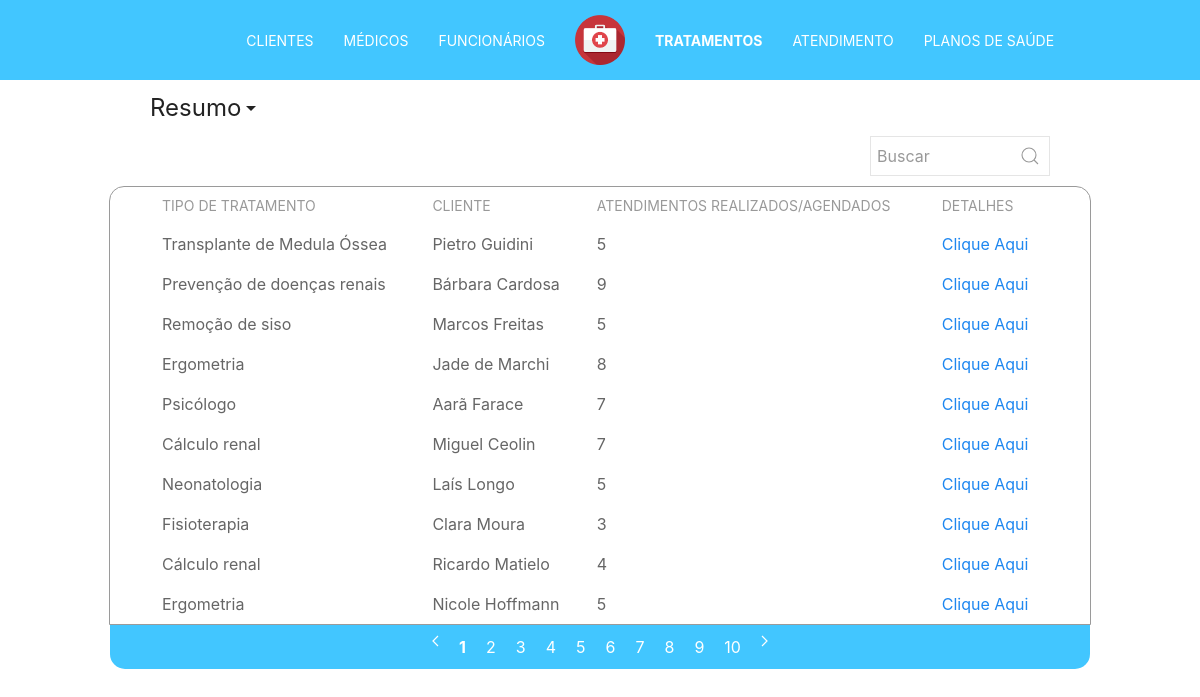
Screenshot of /php/pages/list.php?type=tratamentos with the database file from the repository.
### tables this page shows
CREATE TABLE `tratamento` (
  `tratamento_id` int(11) NOT NULL AUTO_INCREMENT,
  `tipo_de_tratamento_id` int(11) DEFAULT NULL,
  `cpf` bigint(20) DEFAULT NULL,
  PRIMARY KEY (`tratamento_id`),
  KEY `FK_Tratamento_2` (`tipo_de_tratamento_id`),
  KEY `FK_Tratamento_3` (`cpf`)
);

CREATE TABLE `tipo_de_tratamento` (
  `numero_esperados_de_atendimentos` int(11) DEFAULT NULL,
  `eh_cronico` int(11) NOT NULL,
  `tipo_de_tratamento_id` int(11) NOT NULL AUTO_INCREMENT,
  `nome` varchar(30) NOT NULL,
  PRIMARY KEY (`tipo_de_tratamento_id`)
);

CREATE TABLE `pessoa` (
  `CPF` bigint(20) unsigned NOT NULL,
  `nome` varchar(50) DEFAULT NULL,
  `estado_civil` char(13) NOT NULL,
  `sexo` int(11) NOT NULL,
  `data_de_nascimento` date NOT NULL,
  `numero_do_telefone` char(15) NOT NULL,
  `cep` char(9) NOT NULL,
  `estado` char(30) NOT NULL,
  `cidade` varchar(50) NOT NULL,
  `bairro` varchar(50) NOT NULL,
  `logradouro` varchar(53) NOT NULL,
  `complemento` int(11) NOT NULL,
  `numero` int(11) NOT NULL,
  `email` varchar(100) DEFAULT NULL,
  PRIMARY KEY (`CPF`)
);

### php/tables/table.php (called while the page is built)
<?php
  include("table_head.php");
  include("table_body.php");
  include("table_footer.php");
 ?>

### php/config/checktype.php (called while the page is built, shortened)
<?php
  if(isset($_GET['type'])){
        $type=$_GET['type'];
    }
 ?>

### php/config/checkpage.php (called while the page is built, shortened)
<?php
  $page = 1;
?>

### php/config/checksearch.php (called while the page is built, shortened)
<?php
    $search = "";
 ?>

### php/tables/table_body.php (the view, shortened to what this page needs)
    <tbody>
      <?php
      switch ($type) {
        case "tratamentos":
            $sql = 'call lista_de_tratamentos('.$page.',"'.$search.'")';
            foreach ($dbl->query($sql) as $row) {
              $nome = $row['cliente_nome'];
              $quant = $row['quant_de_atendimentos'];
              $tipo_atendimento = $row['tipo_de_tratamento'];
              $id_tratamento = $row['tratamento_id'];
              echo '<tr >
                <td>'.$tipo_atendimento.'</td>
                <td>'.$nome.'</td>
                <td>'.$quant.'</td>
                <td><a href="detail.php?type='.$type.'&id='.$id_tratamento.'">Clique Aqui</a></td>
              </tr>';
            }
            break;
            }
       ?>
    </tbody>
  </table>
</div>

### css/main.css (style rules this page uses)
.custom_padding_bottom_5p { padding-bottom: 5% !important; }

### rows the page displays
tratamento: tipo_de_tratamento.nome "Transplante de Medula Óssea", pessoa.nome "Pietro Guidini", quant "5"
tratamento: tipo_de_tratamento.nome "Prevenção de doenças renais", pessoa.nome "Bárbara Cardosa", quant "9"
tratamento: tipo_de_tratamento.nome "Remoção de siso", pessoa.nome "Marcos Freitas", quant "5"
tratamento: tipo_de_tratamento.nome "Ergometria", pessoa.nome "Jade de Marchi", quant "8"
tratamento: tipo_de_tratamento.nome "Psicólogo", pessoa.nome "Aarã Farace", quant "7"
tratamento: tipo_de_tratamento.nome "Cálculo renal", pessoa.nome "Miguel Ceolin", quant "7"
tratamento: tipo_de_tratamento.nome "Neonatologia", pessoa.nome "Laís Longo", quant "5"
tratamento: tipo_de_tratamento.nome "Fisioterapia", pessoa.nome "Clara Moura", quant "3"
tratamento: tipo_de_tratamento.nome "Cálculo renal", pessoa.nome "Ricardo Matielo", quant "4"
tratamento: tipo_de_tratamento.nome "Ergometria", pessoa.nome "Nicole Hoffmann", quant "5"
